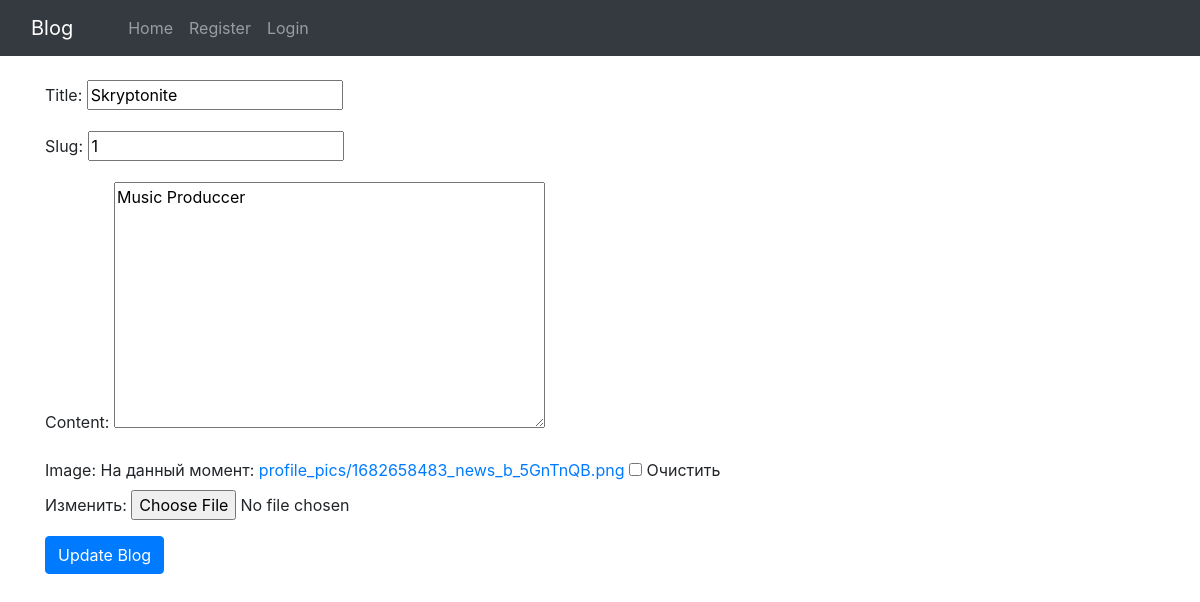
The page /edit_blog_post/1/ on the database its author committed.
### home/models.py (models this page shows, shortened)
class BlogPost(models.Model):
    title = models.CharField(max_length=255)
    author = models.ForeignKey(User, on_delete=models.CASCADE)
    slug = models.CharField(max_length=130)
    content = models.TextField()
    image = models.ImageField(upload_to="profile_pics", blank=True, null=True)
    dateTime = models.DateTimeField(auto_now_add=True)
    likes = models.ManyToManyField(User, related_name='liked_blog_posts')

### home/views.py (the view)
# urls.py: path("edit_blog_post/<str:slug>/", UpdatePostView.as_view(), name="edit_blog_post"),
class UpdatePostView(UpdateView):
    model = BlogPost
    template_name = 'edit_blog_post.html'
    fields = ['title', 'slug', 'content', 'image']

### home/templates/edit_blog_post.html (shortened to what this page needs)
{% extends 'base.html' %}
{% block body %}
<form enctype="multipart/form-data" method="POST"> {% csrf_token %}
<div class="container mt-4">
{{ form.as_p }}
<button class="btn btn-primary">Update Blog</button>
</div>
</form>
{% endblock %}

### home/static/blog/style.css (style rules this page uses)
* { -webkit-box-sizing: border-box; box-sizing: border-box; }
body { min-height: 100vh; font-family: 'Fira Sans', sans-serif; position: relative; }

### rows shown on the page
BlogPost: title "Skryptonite", slug "1", content "Music Produccer"
